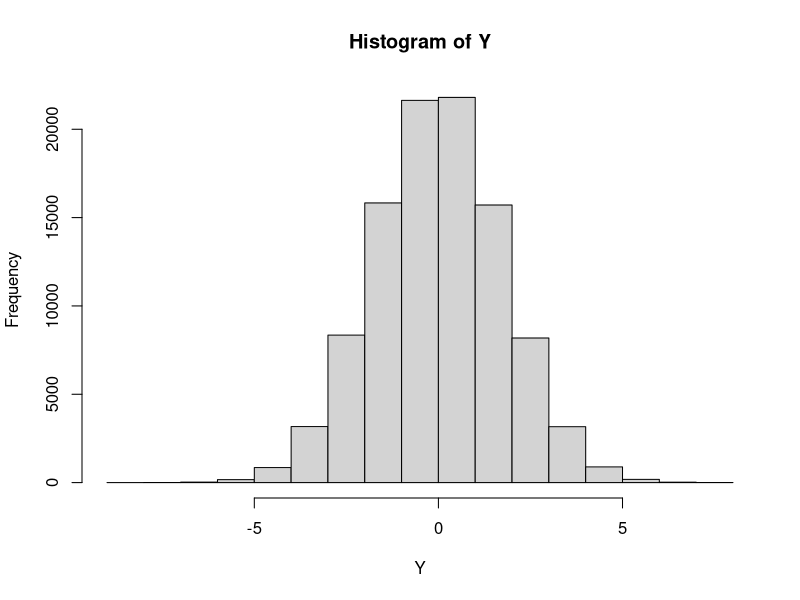

The R source for this figure: (Note: this script raises an error after producing the figure.)
N=100000; P=2; pi=0.5; sim_index=1; seed=9; mechanism="MNAR"

save_toy_data = function(N=100000, P=2, pi=0.5, sim_index=1, seed=9, mechanism="MNAR"){
  save.dir = sprintf("toy_data/%s",mechanism)
  
  # Simulate X
  set.seed(seed)
  X = matrix(rnorm(N*P,mean=4,sd=1), nrow=N, ncol=P)
  
  # Simulate y from X --> y = Xb + e
  beta0 = 0
  betas = c(-1,1)   # effect sizes -1 and 1 test case. Must be of length P
  e = rnorm(N,0,1)
  Y = beta0 + X %*% betas + e
  hist(Y)
  #y2 = rnorm(N*P, X%*%betas, 1)  # distrib of y and y2 should be equivalent
  #hist(y2)
  
  # Simulate R from X
  phis = c(-2,2)
  
  simulate_missing = function(data,miss_cols,ref_cols,pi,
                              phis,phi_z,classes,
                              scheme,mechanism,sim_index=1,fmodel="S", Z=NULL){
    #sim_index=1 unless otherwise specified
    n=nrow(data)
    # function s.t. expected proportion of nonmissing (Missing=1) is p. let p=1-p_miss
    find_int = function(p,beta) {
      # Define a path through parameter space
      f = function(t){
        sapply(t, function(y) mean(1 / (1 + exp(-y -x %*% phi))))
      }
      alpha <- uniroot(function(t) f(t) - p, c(-1e6, 1e6), tol = .Machine$double.eps^0.5)$root
      return(alpha)
    }
    inv_logit = function(x){
      return(1/(1+exp(-x)))
    }
    logit = function(x){
      if(x<=0 | x>=1){stop('x must be in (0,1)')}
      return(log(x/(1-x)))
    }
    
    Missing = matrix(1,nrow=nrow(data),ncol=ncol(data))
    prob_Missing = matrix(1,nrow=nrow(data),ncol=ncol(data))
    params=list()
    for(j in 1:length(miss_cols)){
      # specifying missingness model covariates
      if(mechanism=="MCAR"){
        x <- matrix(rep(0,n),ncol=1) # for MCAR: no covariate (same as having 0 for all samples)
        phi=0                       # for MCAR: no effect of covariates on missingness (x is 0 so phi doesn't matter)
      }else if(mechanism=="MAR"){
        if(scheme=="UV"){
          x <- matrix(data[,ref_cols[j]],ncol=1)             # missingness dep on just the corresponding ref column (randomly paired)
          phi=phis[ref_cols[j]]
        }else if(scheme=="MV"){
          # check if missing column in ref. col: this would be MNAR (stop computation)
          if(any(ref_cols %in% miss_cols)){stop(sprintf("missing cols in reference. is this intended? this is MNAR not MAR."))}
          x <- matrix(data[,ref_cols],ncol=length(ref_cols)) # missingness dep on all ref columns
          phi=phis[ref_cols]
        }
      }else if(mechanism=="MNAR"){
        if(fmodel=="S"){
          # Selection Model
          if(scheme=="UV"){
            # MISSINGNESS OF EACH MISS COL IS ITS OWN PREDICTOR
            x <- matrix(data[,miss_cols[j]],ncol=1) # just the corresponding ref column
            phi=phis[miss_cols[j]]
          }else if(scheme=="MV"){
            # check if missing column not in ref col. this might be MAR if missingness not dep on any other missing data
            if(all(!(ref_cols %in% miss_cols))){warning(sprintf("no missing cols in reference. is this intended? this might be MAR not MNAR"))}
            x <- matrix(data[,ref_cols],ncol=length(ref_cols)) # all ref columns
            phi=phis[ref_cols]         # in MNAR --> ref_cols can overlap with miss_cols (dependent on missingness)
            
            # address when miss_cols/ref_cols/phis are not null (i.e. want to induce missingness on col 2 & 5 based on cols 1, 3, & 4)
          }
        } else if(fmodel=="PM"){
          x <- Z
          phi = phi_z # phis should be length Z
        }
      }
      alph <- sapply(pi, function(y)find_int(y,phi))
      mod = alph + x%*%phi
      
      # Pr(Missing_i = 1)
      probs = inv_logit(mod)
      prob_Missing[,miss_cols[j]] = probs
      
      # set seed for each column for reproducibility, but still different across columns
      set.seed(j+(sim_index-1)*length(miss_cols))
      Missing[,miss_cols[j]] = rbinom(n,1,probs)
      
      params[[j]]=list(phi0=alph, phi=phi, miss=miss_cols[j], ref=ref_cols[j], scheme=scheme)
    }
    
    return(list(Missing=Missing,
                probs=prob_Missing,params=params))
  }
  
  fit_missing = simulate_missing(data = X, miss_cols = 1, ref_cols = 2, pi = pi,
                                 phis = phis, phi_z=NULL, classes=NULL, scheme="UV",
                                 mechanism=mechanism, sim_index=sim_index, fmodel="S", Z=NULL)
  
  R = fit_missing$Missing
  pR = fit_missing$probs
  
  ## Test
  # fit = glm(Y~X)
  # summary(fit)
  # X0 = X; X0[R==0]=0
  # fit0 = glm(Y~X0)
  # summary(fit0)
  
  ratios=c(train = .6, test = .2, valid = .2)
  set.seed(333)
  g = sample(cut(
    seq(nrow(X)), 
    nrow(X)*cumsum(c(0,ratios)),
    labels = names(ratios)
  ))
  Xs = split(data.frame(X), g)        # split by $train, $test, and $valid
  Ys = split(data.frame(Y), g)        # split by $train, $test, and $valid
  Rs = split(data.frame(R), g)
  pRs = split(data.frame(pR),g)
  
  write.csv(Xs$train,file=sprintf("%s/trainX.csv",save.dir),row.names = F)
  write.csv(Ys$train,file=sprintf("%s/trainY.csv",save.dir),row.names = F)
  write.csv(Rs$train,file=sprintf("%s/trainR.csv",save.dir),row.names = F)
  write.csv(pRs$train,file=sprintf("%s/trainpR.csv",save.dir),row.names = F)
  write.csv(Xs$valid,file=sprintf("%s/validX.csv",save.dir),row.names = F)
  write.csv(Ys$valid,file=sprintf("%s/validY.csv",save.dir),row.names = F)
  write.csv(Rs$valid,file=sprintf("%s/validR.csv",save.dir),row.names = F)
  write.csv(pRs$valid,file=sprintf("%s/validpR.csv",save.dir),row.names = F)
  write.csv(Xs$test,file=sprintf("%s/testX.csv",save.dir),row.names = F)
  write.csv(Ys$test,file=sprintf("%s/testY.csv",save.dir),row.names = F)
  write.csv(Rs$test,file=sprintf("%s/testR.csv",save.dir),row.names = F)
  write.csv(pRs$test,file=sprintf("%s/testpR.csv",save.dir),row.names = F)
  
  params = list(phis=phis,
                beta0=beta0,
                betas=betas,
                e=e,
                N=N,P=P,pi=pi,sim_index=sim_index,seed=seed,mechanism=mechanism)
  save(list=c("X","Y","R","pR","g","params"),file=sprintf("%s/sim_params.RData",save.dir))
}

save_toy_data(mechanism="MCAR"); save_toy_data(mechanism="MAR"); save_toy_data(mechanism="MNAR")
## High level overview of architecture:
# NN1: Input Xo and Xm=0, Output: Xo and Xm'
# NN2: Input Xo and Xm', Output: Y
# NN3: Input Xo and Xm', Output: R
## ELBO: No KL(q(Z)|p(Z)) term.
## Need to derive new ELBO? need to include y here
# \log p(x,r) = \log \int p(xo, xm, r) d(xm) = \log \int{ p(xo, xm, r) q(xm)/q(xm) } = \log E_q(xm)[p(xo,xm,r)/q(xm)]
# >= E_q(xm) \log {p(xo,xm,r)/q(xm)}
## log p(y,r|x ) = 

## Perhaps easier to split by case:
# Case 1: Missing response y (bios 773, slide 279, take out random effects Z)
# Case 2: Missing covariate x (bios 773, slide 357, take out random effects Z)
# Case 3: Missing both (maybe?) (bios 773, slide 357, take out random effects Z)
